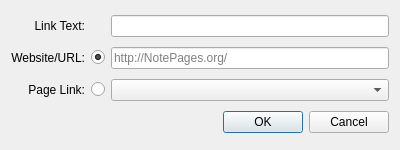
<?xml version="1.0" encoding="UTF-8"?>
<ui version="4.0">
 <class>LinkDialog</class>
 <widget class="QDialog" name="LinkDialog">
  <property name="geometry">
   <rect>
    <x>0</x>
    <y>0</y>
    <width>400</width>
    <height>150</height>
   </rect>
  </property>
  <property name="windowTitle">
   <string>Dialog</string>
  </property>
  <layout class="QGridLayout" name="gridLayout">
   <item row="3" column="0" colspan="4">
    <widget class="QDialogButtonBox" name="buttonBox">
     <property name="orientation">
      <enum>Qt::Horizontal</enum>
     </property>
     <property name="standardButtons">
      <set>QDialogButtonBox::Cancel|QDialogButtonBox::Ok</set>
     </property>
    </widget>
   </item>
   <item row="0" column="0">
    <widget class="QLabel" name="label">
     <property name="text">
      <string>Link Text:</string>
     </property>
     <property name="alignment">
      <set>Qt::AlignRight|Qt::AlignTrailing|Qt::AlignVCenter</set>
     </property>
    </widget>
   </item>
   <item row="1" column="3">
    <widget class="QLineEdit" name="urlLink">
     <property name="placeholderText">
      <string>http://NotePages.org/</string>
     </property>
    </widget>
   </item>
   <item row="0" column="3">
    <widget class="QLineEdit" name="linkText"/>
   </item>
   <item row="2" column="3">
    <widget class="QComboBox" name="pageLink"/>
   </item>
   <item row="2" column="0">
    <widget class="QLabel" name="label_3">
     <property name="text">
      <string>Page Link:</string>
     </property>
     <property name="alignment">
      <set>Qt::AlignRight|Qt::AlignTrailing|Qt::AlignVCenter</set>
     </property>
     <property name="buddy">
      <cstring>pageBttn</cstring>
     </property>
    </widget>
   </item>
   <item row="1" column="0">
    <widget class="QLabel" name="label_2">
     <property name="text">
      <string>Website/URL:</string>
     </property>
     <property name="alignment">
      <set>Qt::AlignRight|Qt::AlignTrailing|Qt::AlignVCenter</set>
     </property>
     <property name="buddy">
      <cstring>urlBttn</cstring>
     </property>
    </widget>
   </item>
   <item row="2" column="1" colspan="2">
    <widget class="QRadioButton" name="pageBttn">
     <property name="text">
      <string/>
     </property>
    </widget>
   </item>
   <item row="1" column="1" colspan="2">
    <widget class="QRadioButton" name="urlBttn">
     <property name="text">
      <string/>
     </property>
     <property name="checked">
      <bool>true</bool>
     </property>
    </widget>
   </item>
  </layout>
 </widget>
 <tabstops>
  <tabstop>linkText</tabstop>
  <tabstop>urlBttn</tabstop>
  <tabstop>pageBttn</tabstop>
  <tabstop>urlLink</tabstop>
  <tabstop>pageLink</tabstop>
  <tabstop>buttonBox</tabstop>
 </tabstops>
 <resources/>
 <connections>
  <connection>
   <sender>buttonBox</sender>
   <signal>accepted()</signal>
   <receiver>LinkDialog</receiver>
   <slot>accept()</slot>
   <hints>
    <hint type="sourcelabel">
     <x>254</x>
     <y>143</y>
    </hint>
    <hint type="destinationlabel">
     <x>157</x>
     <y>274</y>
    </hint>
   </hints>
  </connection>
  <connection>
   <sender>buttonBox</sender>
   <signal>rejected()</signal>
   <receiver>LinkDialog</receiver>
   <slot>reject()</slot>
   <hints>
    <hint type="sourcelabel">
     <x>322</x>
     <y>143</y>
    </hint>
    <hint type="destinationlabel">
     <x>286</x>
     <y>274</y>
    </hint>
   </hints>
  </connection>
  <connection>
   <sender>urlLink</sender>
   <signal>textEdited(QString)</signal>
   <receiver>urlBttn</receiver>
   <slot>click()</slot>
   <hints>
    <hint type="sourcelabel">
     <x>149</x>
     <y>57</y>
    </hint>
    <hint type="destinationlabel">
     <x>114</x>
     <y>57</y>
    </hint>
   </hints>
  </connection>
  <connection>
   <sender>pageLink</sender>
   <signal>currentIndexChanged(int)</signal>
   <receiver>pageBttn</receiver>
   <slot>click()</slot>
   <hints>
    <hint type="sourcelabel">
     <x>177</x>
     <y>85</y>
    </hint>
    <hint type="destinationlabel">
     <x>117</x>
     <y>86</y>
    </hint>
   </hints>
  </connection>
 </connections>
</ui>
